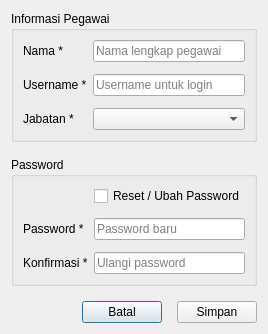
<?xml version="1.0" encoding="UTF-8"?>
<ui version="4.0">
 <class>PegawaiDialog</class>
 <widget class="QDialog" name="PegawaiDialog">
  <property name="windowTitle">
   <string>Pegawai</string>
  </property>
  <property name="minimumWidth">
   <number>480</number>
  </property>
  <layout class="QVBoxLayout" name="mainLayout">
   <property name="spacing">
    <number>15</number>
   </property>
   <item>
    <widget class="QGroupBox" name="info_grp">
     <property name="title">
      <string>Informasi Pegawai</string>
     </property>
     <layout class="QFormLayout" name="info_lay">
      <property name="verticalSpacing">
       <number>12</number>
      </property>
      <item row="0" column="0">
       <widget class="QLabel" name="nama_label">
        <property name="text">
         <string>Nama *</string>
        </property>
       </widget>
      </item>
      <item row="0" column="1">
       <widget class="QLineEdit" name="nama_input">
        <property name="maxLength">
         <number>100</number>
        </property>
        <property name="placeholderText">
         <string>Nama lengkap pegawai</string>
        </property>
       </widget>
      </item>
      <item row="1" column="0">
       <widget class="QLabel" name="username_label">
        <property name="text">
         <string>Username *</string>
        </property>
       </widget>
      </item>
      <item row="1" column="1">
       <widget class="QLineEdit" name="username_input">
        <property name="maxLength">
         <number>50</number>
        </property>
        <property name="placeholderText">
         <string>Username untuk login</string>
        </property>
       </widget>
      </item>
      <item row="2" column="0">
       <widget class="QLabel" name="jabatan_label">
        <property name="text">
         <string>Jabatan *</string>
        </property>
       </widget>
      </item>
      <item row="2" column="1">
       <widget class="QComboBox" name="jabatan_combo"/>
      </item>
     </layout>
    </widget>
   </item>
   <item>
    <widget class="QGroupBox" name="pwd_grp">
     <property name="title">
      <string>Password</string>
     </property>
     <layout class="QFormLayout" name="pwd_lay">
      <property name="verticalSpacing">
       <number>12</number>
      </property>
      <item row="0" column="1">
       <widget class="QCheckBox" name="reset_pwd_check">
        <property name="text">
         <string>Reset / Ubah Password</string>
        </property>
       </widget>
      </item>
      <item row="1" column="0">
       <widget class="QLabel" name="password_label">
        <property name="text">
         <string>Password *</string>
        </property>
       </widget>
      </item>
      <item row="1" column="1">
       <widget class="QLineEdit" name="password_input">
        <property name="maxLength">
         <number>100</number>
        </property>
        <property name="echoMode">
         <enum>QLineEdit::Password</enum>
        </property>
        <property name="placeholderText">
         <string>Password baru</string>
        </property>
       </widget>
      </item>
      <item row="2" column="0">
       <widget class="QLabel" name="konfirmasi_label">
        <property name="text">
         <string>Konfirmasi *</string>
        </property>
       </widget>
      </item>
      <item row="2" column="1">
       <widget class="QLineEdit" name="konfirmasi_input">
        <property name="maxLength">
         <number>100</number>
        </property>
        <property name="echoMode">
         <enum>QLineEdit::Password</enum>
        </property>
        <property name="placeholderText">
         <string>Ulangi password</string>
        </property>
       </widget>
      </item>
     </layout>
    </widget>
   </item>
   <item>
    <layout class="QHBoxLayout" name="buttonLayout">
     <item>
      <spacer name="buttonSpacer">
       <property name="orientation">
        <enum>Qt::Horizontal</enum>
       </property>
       <property name="sizeHint" stdset="0">
        <size>
         <width>40</width>
         <height>20</height>
        </size>
       </property>
      </spacer>
     </item>
     <item>
      <widget class="QPushButton" name="cancel_btn">
       <property name="text">
        <string>Batal</string>
       </property>
      </widget>
     </item>
     <item>
     <widget class="QPushButton" name="save_btn">
       <property name="text">
        <string>Simpan</string>
       </property>
      </widget>
     </item>
    </layout>
   </item>
  </layout>
 </widget>
 <resources/>
 <connections/>
</ui>
